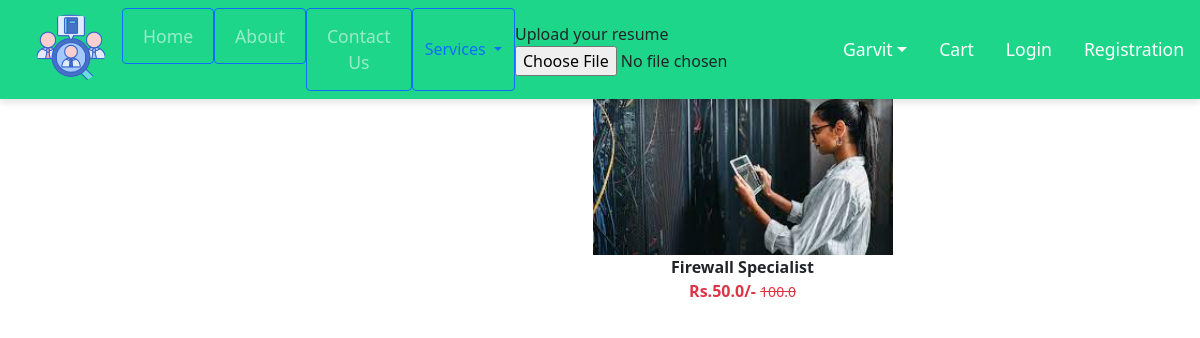
/category/nt, run on the app's committed database.
### siteapp/models.py (models this page shows, shortened)
class Product(models.Model):
    title = models.CharField(max_length=100)
    selling_price = models.FloatField()
    discounted_price = models.FloatField()
    description = models.TextField()
    composition = models.TextField(default='')
    prodapp = models.TextField(default='')
    category = models.CharField(choices=CATEGORY_CHOICES, max_length = 5)
    product_image =models.ImageField(upload_to='product')

### siteapp/views.py (the view)
# urls.py: path("category/<slug:val>",views.CategoryView.as_view(),name="category"),
class CategoryView(View):
    def get(self,request,val):
        product = Product.objects.filter(category=val)
        title = Product.objects.filter(category=val).values('title')
        return render(request,"siteapp/category.html",locals())

### siteapp/templates/siteapp/category.html (shortened to what this page needs)
{% extends 'siteapp/base.html' %}
{% load static %}
{% block main %}
  <div class="container my-5">
    <div class="row">
      <div class="col-sm-3">
        {% for val in title %}
          <a href="{% url 'category-title' val.title %}" class="list-group-item list-group-item-action" aria-current="true">{{ val.title }}</a>
        {% endfor %}
      </div>
      <div class="col-sm-9">
        <div class="row">
          {% for prod in product %}
            <div class="col text-center mb-4">
              <a href="{% url 'product'  prod.id  %}" class="btn">
                <div>
                  <img src="{{ prod.product_image.url }}" width="300px" height="200px" />
                  <div class="fw-bold">{{ prod.title }}</div>
                  <div class="fw-bold text-danger">
                    Rs.{{ prod.discounted_price }}/-
                    <small class="fw-light text-decoration-line-through">{{ prod.selling_price }}</small>
                  </div>
                </div>
              </a>
            </div>
          {% endfor %}
        </div>
      </div>
    </div>
  </div>
{% endblock %}

### siteapp/templates/siteapp/base.html (shortened to what this page needs)
<!DOCTYPE html>
{% load static %}
<html lang="en">
  <head>
    <link href="https://cdn.jsdelivr.net/npm/bootstrap@5.0.2/dist/css/bootstrap.min.css" rel="stylesheet" />
    <link rel="stylesheet" href="{% static 'mysite/css/owl.carousel.min.css' %}" />
    <link rel="stylesheet" href="{% static 'mysite/css/all.min.css' %}" />
    <link rel="stylesheet" href="{% static 'mysite/css/style.css' %}" />
  </head>
  <body>
    <nav class="navbar fixed-top navbar-expand-lg navbar-dark bg-green">
      <div class="container-fluid">
        <a class="navbar-brand" href="#">
          <img src="{% static 'siteapp/images/banner/images.png' %}" class="rounded-circle" alt="Logo" />
        </a>
        <div class="collapse navbar-collapse" id="navbarSupportedContent">
          <ul class="navbar-nav me-auto mb-2 mb-lg-0">
            <li class="nav-item">
              <button type="button" class="btn btn-outline-primary" aria-current="page" href="{% url 'home' %}"><a class="nav-link" href="{% url 'home' %}">Home</a></button>
            </li>
            <li class="nav-item">
              <button type="button" class="btn btn-outline-primary" aria-current="page" href="{% url 'about' %}"><a class="nav-link" href="{% url 'about' %}">About</a></button>
            </li>
            <li class="nav-item">
              <button type="button" class="btn btn-outline-primary" aria-current="page" href="{% url 'contact' %}"><a class="nav-link" href="{% url 'contact' %}">Contact Us</a></button>
            </li>
            <div class="btn-group dropright ">
              <button type="button" class="btn btn-outline-primary dropdown-toggle" data-bs-toggle="dropdown" aria-haspopup="true" aria-expanded="false">
                  Services
              </button>
            </div>
          </ul>
          <form class="d-flex" role="search">
            <form>
              <div class="form-group">
                <label for="exampleFormControlFile1">Upload your resume</label> <br>
                <input type="file" class="form-control-file" id="exampleFormControlFile1">
              </div>
            </form>
          </form>
          <ul class="navbar-nav mb-2 mb-lg-0">
            <li class="nav-item dropdown mx-2">
              <a class="nav-link dropdown-toggle text-white" href="#" id="profiledropdown" role="button" data-bs-toggle="dropdown" aria-expanded="false">Garvit</a>
            </li>
            <li class="nav-item mx-2">
              <a href="{% url 'showcart' %}" class="nav-link text-white">Cart</a>
            </li>
            <li class="nav-item mx-2">
              <a href="{% url 'login' %}" class="nav-link text-white">Login</a>
            </li>
            <li class="nav-item mx-2">
              <a href="{% url 'registration' %}" class="nav-link text-white">Registration</a>
            </li>
          </ul>
        </div>
      </div>
    </nav>
    {% block main %}
    {% endblock %}
  </body>
</html>

### siteapp/templates/siteapp/base.html (style rules this page uses)
.bg-green { background-color: #1ed689; }
.navbar { padding: 1rem 1.5rem; box-shadow: 0 4px 6px rgba(0, 0, 0, 0.1); }
.navbar-brand img { height: 70px; width: auto; }
.nav-link { font-size: 1.1rem; padding: 0.75rem 1rem; }

### data on the page
Product: product_image (picture), title "Firewall Specialist", discounted_price "50.0", selling_price "100.0"
